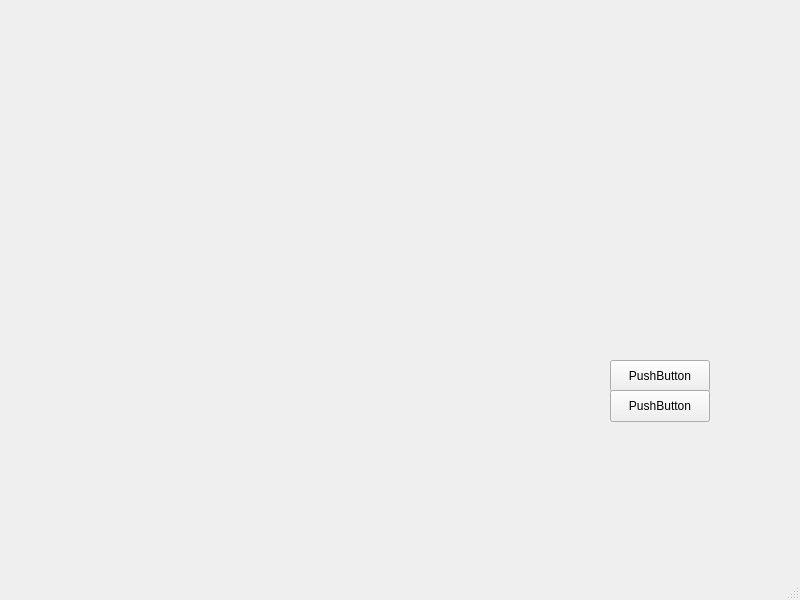
<?xml version="1.0" encoding="UTF-8"?>
<ui version="4.0">
 <class>MainWindow</class>
 <widget class="QMainWindow" name="MainWindow">
  <property name="geometry">
   <rect>
    <x>0</x>
    <y>0</y>
    <width>800</width>
    <height>600</height>
   </rect>
  </property>
  <property name="windowTitle">
   <string>MainWindow</string>
  </property>
  <widget class="QWidget" name="centralwidget">
   <widget class="QPushButton" name="pushButton">
    <property name="geometry">
     <rect>
      <x>610</x>
      <y>360</y>
      <width>100</width>
      <height>32</height>
     </rect>
    </property>
    <property name="text">
     <string>PushButton</string>
    </property>
   </widget>
   <widget class="QPushButton" name="pushButton_2">
    <property name="geometry">
     <rect>
      <x>610</x>
      <y>390</y>
      <width>100</width>
      <height>32</height>
     </rect>
    </property>
    <property name="text">
     <string>PushButton</string>
    </property>
   </widget>
  </widget>
  <widget class="QMenuBar" name="menubar">
   <property name="geometry">
    <rect>
     <x>0</x>
     <y>0</y>
     <width>800</width>
     <height>24</height>
    </rect>
   </property>
  </widget>
  <widget class="QStatusBar" name="statusbar"/>
 </widget>
 <resources/>
 <connections/>
</ui>
